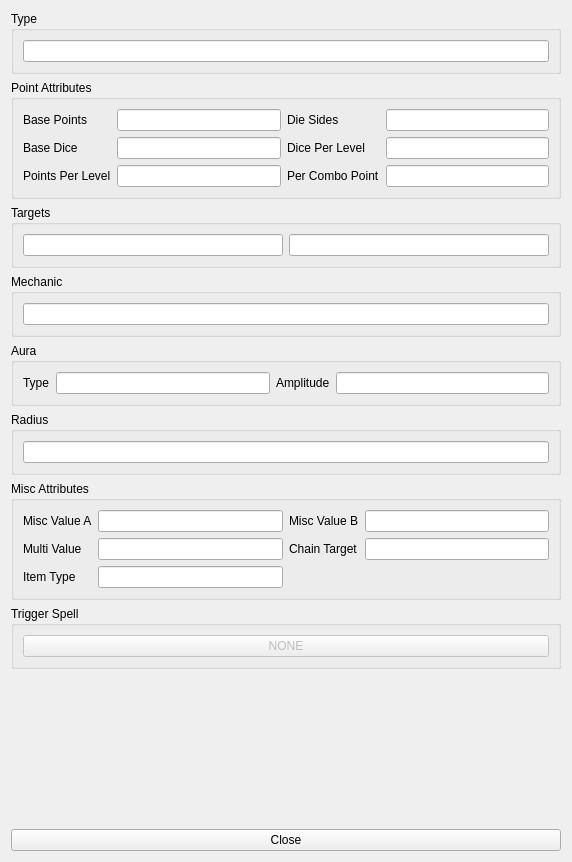
<?xml version="1.0" encoding="UTF-8"?>
<ui version="4.0">
 <class>SpellEffectDialog</class>
 <widget class="QDialog" name="SpellEffectDialog">
  <property name="geometry">
   <rect>
    <x>0</x>
    <y>0</y>
    <width>572</width>
    <height>862</height>
   </rect>
  </property>
  <property name="windowTitle">
   <string>Spell Effect</string>
  </property>
  <property name="windowIcon">
   <iconset resource="../qrc/editor.qrc">
    <normaloff>:/Trade_Engineering.png</normaloff>:/Trade_Engineering.png</iconset>
  </property>
  <layout class="QVBoxLayout" name="verticalLayout">
   <item>
    <widget class="QGroupBox" name="groupBox_3">
     <property name="title">
      <string>Type</string>
     </property>
     <property name="flat">
      <bool>true</bool>
     </property>
     <layout class="QVBoxLayout" name="verticalLayout_2">
      <item>
       <widget class="QLineEdit" name="lineEdit">
        <property name="readOnly">
         <bool>true</bool>
        </property>
       </widget>
      </item>
     </layout>
    </widget>
   </item>
   <item>
    <widget class="QGroupBox" name="groupBox">
     <property name="title">
      <string>Point Attributes</string>
     </property>
     <property name="flat">
      <bool>true</bool>
     </property>
     <layout class="QGridLayout" name="gridLayout">
      <item row="1" column="4">
       <widget class="QLineEdit" name="lineEdit_5">
        <property name="readOnly">
         <bool>true</bool>
        </property>
       </widget>
      </item>
      <item row="1" column="0">
       <widget class="QLabel" name="label_4">
        <property name="text">
         <string>Base Dice</string>
        </property>
       </widget>
      </item>
      <item row="0" column="2">
       <widget class="QLineEdit" name="lineEdit_2">
        <property name="readOnly">
         <bool>true</bool>
        </property>
       </widget>
      </item>
      <item row="0" column="3">
       <widget class="QLabel" name="label_3">
        <property name="text">
         <string>Die Sides</string>
        </property>
       </widget>
      </item>
      <item row="1" column="3">
       <widget class="QLabel" name="label_5">
        <property name="text">
         <string>Dice Per Level</string>
        </property>
       </widget>
      </item>
      <item row="0" column="4">
       <widget class="QLineEdit" name="lineEdit_3">
        <property name="readOnly">
         <bool>true</bool>
        </property>
       </widget>
      </item>
      <item row="1" column="2">
       <widget class="QLineEdit" name="lineEdit_4">
        <property name="readOnly">
         <bool>true</bool>
        </property>
       </widget>
      </item>
      <item row="0" column="0">
       <widget class="QLabel" name="label_2">
        <property name="text">
         <string>Base Points</string>
        </property>
       </widget>
      </item>
      <item row="2" column="0">
       <widget class="QLabel" name="label_6">
        <property name="text">
         <string>Points Per Level</string>
        </property>
       </widget>
      </item>
      <item row="2" column="2">
       <widget class="QLineEdit" name="lineEdit_6">
        <property name="readOnly">
         <bool>true</bool>
        </property>
       </widget>
      </item>
      <item row="2" column="3">
       <widget class="QLabel" name="label_8">
        <property name="text">
         <string>Per Combo Point</string>
        </property>
       </widget>
      </item>
      <item row="2" column="4">
       <widget class="QLineEdit" name="lineEdit_12">
        <property name="readOnly">
         <bool>true</bool>
        </property>
       </widget>
      </item>
     </layout>
    </widget>
   </item>
   <item>
    <widget class="QGroupBox" name="groupBox_2">
     <property name="title">
      <string>Targets</string>
     </property>
     <property name="flat">
      <bool>true</bool>
     </property>
     <layout class="QHBoxLayout" name="horizontalLayout_2">
      <item>
       <widget class="QLineEdit" name="lineEdit_9">
        <property name="readOnly">
         <bool>true</bool>
        </property>
       </widget>
      </item>
      <item>
       <widget class="QLineEdit" name="lineEdit_8">
        <property name="readOnly">
         <bool>true</bool>
        </property>
       </widget>
      </item>
     </layout>
    </widget>
   </item>
   <item>
    <widget class="QGroupBox" name="groupBox_4">
     <property name="title">
      <string>Mechanic</string>
     </property>
     <property name="flat">
      <bool>true</bool>
     </property>
     <layout class="QVBoxLayout" name="verticalLayout_3">
      <item>
       <widget class="QLineEdit" name="lineEdit_7">
        <property name="readOnly">
         <bool>true</bool>
        </property>
       </widget>
      </item>
     </layout>
    </widget>
   </item>
   <item>
    <widget class="QGroupBox" name="groupBox_7">
     <property name="title">
      <string>Aura</string>
     </property>
     <property name="flat">
      <bool>true</bool>
     </property>
     <layout class="QGridLayout" name="gridLayout_3">
      <item row="0" column="0">
       <widget class="QLabel" name="label_9">
        <property name="text">
         <string>Type</string>
        </property>
       </widget>
      </item>
      <item row="0" column="2">
       <widget class="QLabel" name="label_10">
        <property name="text">
         <string>Amplitude</string>
        </property>
       </widget>
      </item>
      <item row="0" column="1">
       <widget class="QLineEdit" name="lineEdit_14">
        <property name="readOnly">
         <bool>true</bool>
        </property>
       </widget>
      </item>
      <item row="0" column="3">
       <widget class="QLineEdit" name="lineEdit_15">
        <property name="readOnly">
         <bool>true</bool>
        </property>
       </widget>
      </item>
     </layout>
    </widget>
   </item>
   <item>
    <widget class="QGroupBox" name="groupBox_6">
     <property name="title">
      <string>Radius</string>
     </property>
     <property name="flat">
      <bool>true</bool>
     </property>
     <layout class="QVBoxLayout" name="verticalLayout_4">
      <item>
       <widget class="QLineEdit" name="lineEdit_13">
        <property name="readOnly">
         <bool>true</bool>
        </property>
       </widget>
      </item>
     </layout>
    </widget>
   </item>
   <item>
    <widget class="QGroupBox" name="groupBox_5">
     <property name="title">
      <string>Misc Attributes</string>
     </property>
     <property name="flat">
      <bool>true</bool>
     </property>
     <layout class="QGridLayout" name="gridLayout_2">
      <item row="0" column="4">
       <widget class="QLineEdit" name="lineEdit_11">
        <property name="readOnly">
         <bool>true</bool>
        </property>
       </widget>
      </item>
      <item row="1" column="0">
       <widget class="QLabel" name="label_11">
        <property name="text">
         <string>Multi Value</string>
        </property>
       </widget>
      </item>
      <item row="0" column="0">
       <widget class="QLabel" name="label">
        <property name="text">
         <string>Misc Value A</string>
        </property>
       </widget>
      </item>
      <item row="1" column="4">
       <widget class="QLineEdit" name="lineEdit_17">
        <property name="readOnly">
         <bool>true</bool>
        </property>
       </widget>
      </item>
      <item row="1" column="1">
       <widget class="QLineEdit" name="lineEdit_16">
        <property name="readOnly">
         <bool>true</bool>
        </property>
       </widget>
      </item>
      <item row="2" column="0">
       <widget class="QLabel" name="label_13">
        <property name="text">
         <string>Item Type</string>
        </property>
       </widget>
      </item>
      <item row="1" column="2">
       <widget class="QLabel" name="label_12">
        <property name="text">
         <string>Chain Target</string>
        </property>
       </widget>
      </item>
      <item row="2" column="1">
       <widget class="QLineEdit" name="lineEdit_18">
        <property name="readOnly">
         <bool>true</bool>
        </property>
       </widget>
      </item>
      <item row="0" column="1">
       <widget class="QLineEdit" name="lineEdit_10">
        <property name="readOnly">
         <bool>true</bool>
        </property>
       </widget>
      </item>
      <item row="0" column="2">
       <widget class="QLabel" name="label_7">
        <property name="text">
         <string>Misc Value B</string>
        </property>
       </widget>
      </item>
     </layout>
    </widget>
   </item>
   <item>
    <widget class="QGroupBox" name="groupBox_8">
     <property name="title">
      <string>Trigger Spell</string>
     </property>
     <property name="flat">
      <bool>true</bool>
     </property>
     <layout class="QVBoxLayout" name="verticalLayout_5">
      <item>
       <widget class="QPushButton" name="triggerSpellButton">
        <property name="enabled">
         <bool>false</bool>
        </property>
        <property name="text">
         <string>NONE</string>
        </property>
       </widget>
      </item>
     </layout>
    </widget>
   </item>
   <item>
    <spacer name="verticalSpacer">
     <property name="orientation">
      <enum>Qt::Vertical</enum>
     </property>
     <property name="sizeHint" stdset="0">
      <size>
       <width>20</width>
       <height>40</height>
      </size>
     </property>
    </spacer>
   </item>
   <item>
    <widget class="QPushButton" name="closeButton">
     <property name="text">
      <string>Close</string>
     </property>
    </widget>
   </item>
  </layout>
 </widget>
 <resources>
  <include location="../qrc/editor.qrc"/>
 </resources>
 <connections>
  <connection>
   <sender>closeButton</sender>
   <signal>clicked()</signal>
   <receiver>SpellEffectDialog</receiver>
   <slot>close()</slot>
   <hints>
    <hint type="sourcelabel">
     <x>285</x>
     <y>831</y>
    </hint>
    <hint type="destinationlabel">
     <x>285</x>
     <y>430</y>
    </hint>
   </hints>
  </connection>
 </connections>
</ui>
